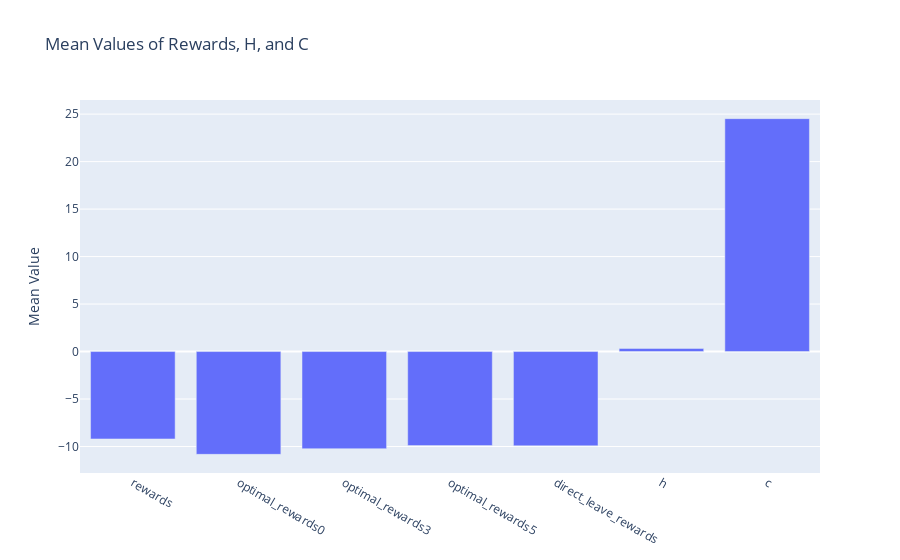
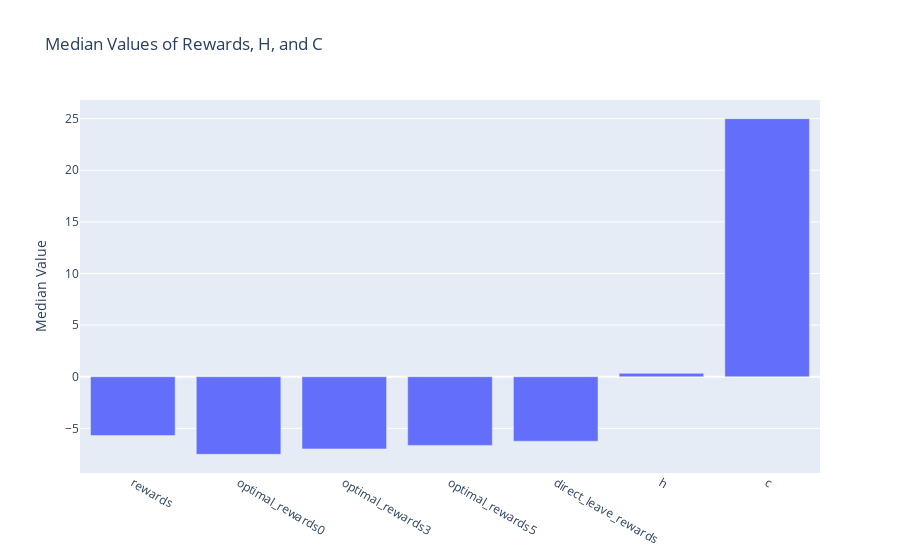

These figures' notebook cell, in order:
### Markdown cell above
## Visualize Results

### Code cell
import plotly.graph_objects as go

all_rewards = [x for x in df.columns if 'reward' in x]

# Calculate means
means = df[all_rewards + ['h', 'c']].mean()

# Plot
fig = go.Figure(data=[go.Bar(x=means.index, y=means.values)])
fig.update_layout(title="Mean Values of Rewards, H, and C", yaxis_title="Mean Value")
fig.show()

# Calculate medians
medians = df[all_rewards + ['h', 'c']].median()

# Plot
fig = go.Figure(data=[go.Bar(x=medians.index, y=medians.values)])
fig.update_layout(title="Median Values of Rewards, H, and C", yaxis_title="Median Value")
fig.show()

### Figure 1 — Plotly figure (JSON) as saved in the notebook; plotly's stock layout.template omitted (floating-point values rounded to 4 significant figures)
{"data": [{"type": "bar", "x": ["rewards", "optimal_rewards0", "optimal_rewards3", "optimal_rewards5", "direct_leave_rewards", "h", "c"], "y": [-9.203, -10.82, -10.23, -9.899, -9.927, 0.33, 24.52]}], "layout": {"title": {"text": "Mean Values of Rewards, H, and C"}, "yaxis": {"title": {"text": "Mean Value"}}}}

### Figure 2 — Plotly figure (JSON) as saved in the notebook; plotly's stock layout.template omitted (floating-point values rounded to 4 significant figures)
{"data": [{"type": "bar", "x": ["rewards", "optimal_rewards0", "optimal_rewards3", "optimal_rewards5", "direct_leave_rewards", "h", "c"], "y": [-5.697, -7.516, -6.986, -6.651, -6.247, 0.33, 25]}], "layout": {"title": {"text": "Median Values of Rewards, H, and C"}, "yaxis": {"title": {"text": "Median Value"}}}}
